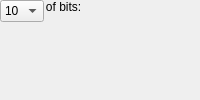
<?xml version="1.0" encoding="UTF-8"?>
<ui version="4.0">
 <class>MainWindow</class>
 <widget class="QMainWindow" name="MainWindow">
  <property name="windowTitle"><string>Red Pitaya ADC</string></property>
  <widget class="QWidget" name="centralwidget">
   <!-- NOTE: this is a simplified structural mirror of the generated
        <module>_ui.py, not a full round-trip Designer file. Regenerate
        both from the same spec if you need to edit layout by hand. -->
       <widget class="QLabel" name="label_bits">
     <property name="text"><string>Number of bits:</string></property>
    </widget>
       <widget class="QComboBox" name="bits">
     <item><property name="text"><string>10</string></property></item>
     <item><property name="text"><string>14</string></property></item>
    </widget>
  </widget>
 </widget>
 <resources/>
 <connections/>
</ui>
